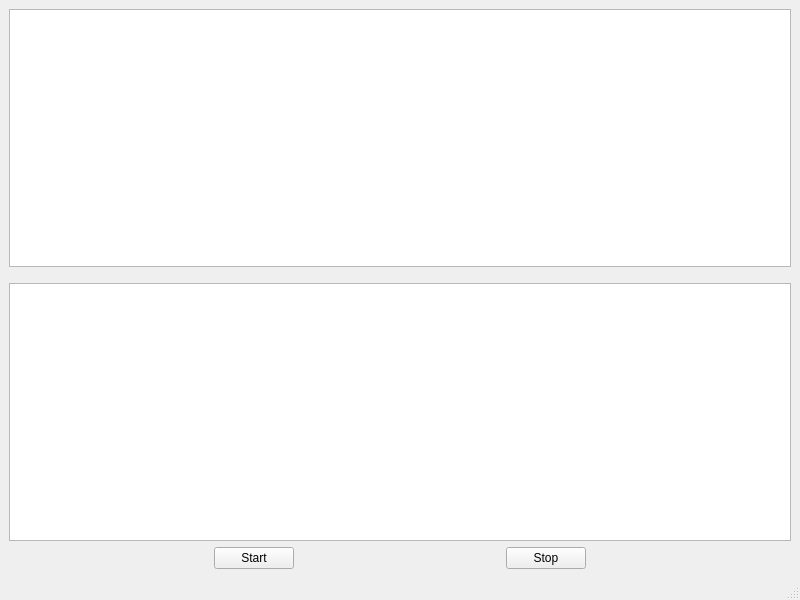
<?xml version="1.0" encoding="UTF-8"?>
<ui version="4.0">
 <class>MainWindow</class>
 <widget class="QMainWindow" name="MainWindow">
  <property name="geometry">
   <rect>
    <x>0</x>
    <y>0</y>
    <width>800</width>
    <height>600</height>
   </rect>
  </property>
  <property name="windowTitle">
   <string>Greensurf</string>
  </property>
  <widget class="QWidget" name="centralwidget">
   <layout class="QGridLayout" name="gridLayout">
    <item row="6" column="0">
     <layout class="QHBoxLayout" name="horizontalLayout_2"/>
    </item>
    <item row="8" column="0">
     <layout class="QHBoxLayout" name="horizontalLayout">
      <item>
       <spacer name="horizontalSpacer_2">
        <property name="orientation">
         <enum>Qt::Horizontal</enum>
        </property>
        <property name="sizeHint" stdset="0">
         <size>
          <width>40</width>
          <height>20</height>
         </size>
        </property>
       </spacer>
      </item>
      <item>
       <widget class="QPushButton" name="startButton">
        <property name="text">
         <string>Start</string>
        </property>
       </widget>
      </item>
      <item>
       <spacer name="horizontalSpacer">
        <property name="orientation">
         <enum>Qt::Horizontal</enum>
        </property>
        <property name="sizeHint" stdset="0">
         <size>
          <width>40</width>
          <height>20</height>
         </size>
        </property>
       </spacer>
      </item>
      <item>
       <widget class="QPushButton" name="stopButton">
        <property name="text">
         <string>Stop</string>
        </property>
       </widget>
      </item>
      <item>
       <spacer name="horizontalSpacer_3">
        <property name="orientation">
         <enum>Qt::Horizontal</enum>
        </property>
        <property name="sizeHint" stdset="0">
         <size>
          <width>40</width>
          <height>20</height>
         </size>
        </property>
       </spacer>
      </item>
     </layout>
    </item>
    <item row="0" column="0">
     <widget class="PlotWidget" name="networkGraph"/>
    </item>
    <item row="3" column="0">
     <widget class="PlotWidget" name="hardwareGraph"/>
    </item>
    <item row="1" column="0">
     <spacer name="verticalSpacer">
      <property name="orientation">
       <enum>Qt::Vertical</enum>
      </property>
      <property name="sizeType">
       <enum>QSizePolicy::Minimum</enum>
      </property>
      <property name="sizeHint" stdset="0">
       <size>
        <width>20</width>
        <height>10</height>
       </size>
      </property>
     </spacer>
    </item>
   </layout>
  </widget>
  <widget class="QMenuBar" name="menubar">
   <property name="geometry">
    <rect>
     <x>0</x>
     <y>0</y>
     <width>800</width>
     <height>22</height>
    </rect>
   </property>
  </widget>
  <widget class="QStatusBar" name="statusbar"/>
 </widget>
 <customwidgets>
  <customwidget>
   <class>PlotWidget</class>
   <extends>QGraphicsView</extends>
   <header>pyqtgraph.h</header>
  </customwidget>
 </customwidgets>
 <resources/>
 <connections/>
</ui>
